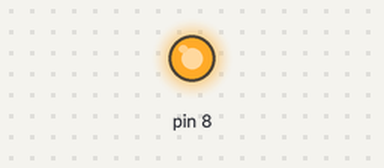
Recording of a sketch running on a simulated Arduino Uno, built with avr-gcc and run on an emulated ATmega328P. Parts: output pins drawn as LEDs (lit = HIGH).

Above: at 0.55 s.
At 2.9 s:
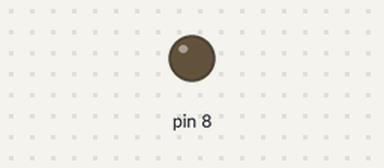
Timing chart, 0 to 6.0 s (numbered marks = the images above):
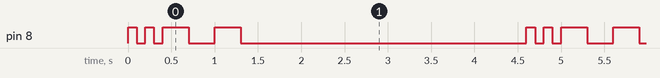

Measured:
- by itself, pin 8: repeats every 4.6 s: LOW 0.10 s, HIGH 0.10 s, LOW 0.10 s, HIGH 0.30 s, LOW 0.30 s, HIGH 0.30 s, LOW 3.3 s, HIGH 0.10 s
- by itself, everything shown: repeats every 4.6 s, in 8 steps

The sketch:

variables.ino
```cpp
int dot = 100;
int dash = 300;

void setup() {
// put your setup code here, to run once:
pinMode (8, OUTPUT);
}
void loop() {
// put your main code here, to run repeatedly:
digitalWrite(8,HIGH);
delay(dot);
digitalWrite(8, LOW);
delay(dot);
digitalWrite(8,HIGH);
delay(dot);
digitalWrite(8, LOW);
delay(dot);

digitalWrite(8,HIGH);
delay(dash);
digitalWrite(8, LOW);
delay(dash);
digitalWrite(8,HIGH);
delay(dash);
digitalWrite(8, LOW);
delay(dash);
delay(3000);
}
```
